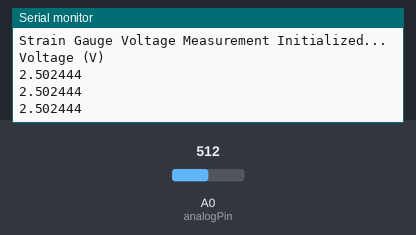
This sketch was run on a simulated Arduino Uno, built with avr-gcc and run on an emulated ATmega328P. On the bench: the last lines printed to the serial monitor. Inputs (shaded band) come from the test bench; at power-on: A0 (analogPin) = 512.

Above: at 2.2 s.
2.3 s: A0 (analogPin) set to 716
At 2.9 s:
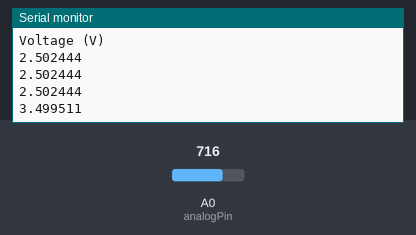
3.8 s: A0 (analogPin) set to 900
At 4.4 s:
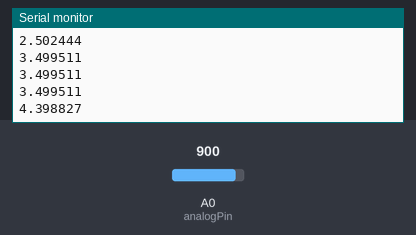
Timing chart, 0 to 6.8 s (numbered marks = the images above; inputs shaded):
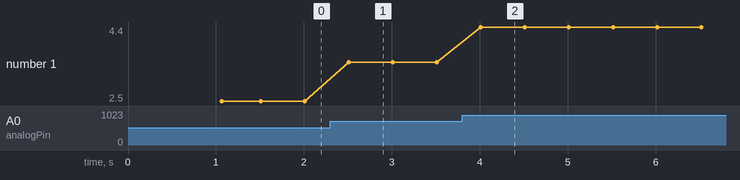

The sketch:

Strain_guage.ino
```cpp
// Constants
const int analogPin = A0;            // A0 is connected to Vout (+) of the Wheatstone Bridge
const float referenceVoltage = 5.0;  // Using the 3.3V reference

void setup() {
  Serial.begin(9600);          // Start the serial communication
  delay(1000);                 // Wait for stabilization
  Serial.println("Strain Gauge Voltage Measurement Initialized...");
  Serial.println("Voltage (V)");
}

void loop() {
  // Read the analog value from A0
  int sensorValue = analogRead(analogPin);

  // Convert the analog value to voltage
  float voltage = (sensorValue * referenceVoltage) / 1023.0;

  // Display the voltage
  Serial.println(voltage, 6);   // Voltage with 6 decimal places

  // Wait a bit before the next reading
  delay(500);
}
```

Measured:
- after the input at 2.3 s, the serial monitor: prints a new line after 0.21 s (image 1)
- after the input at 3.8 s, the serial monitor: prints a new line after 0.21 s (image 2)
- plotted number 1: 2.5 → 3.5 after the input at 2.3 s, 3.5 → 4.4 after the input at 3.8 s
